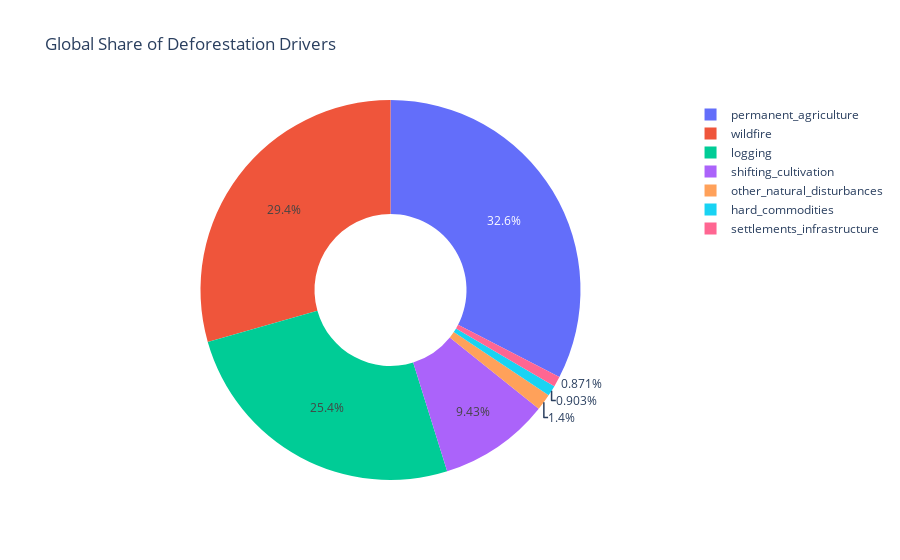
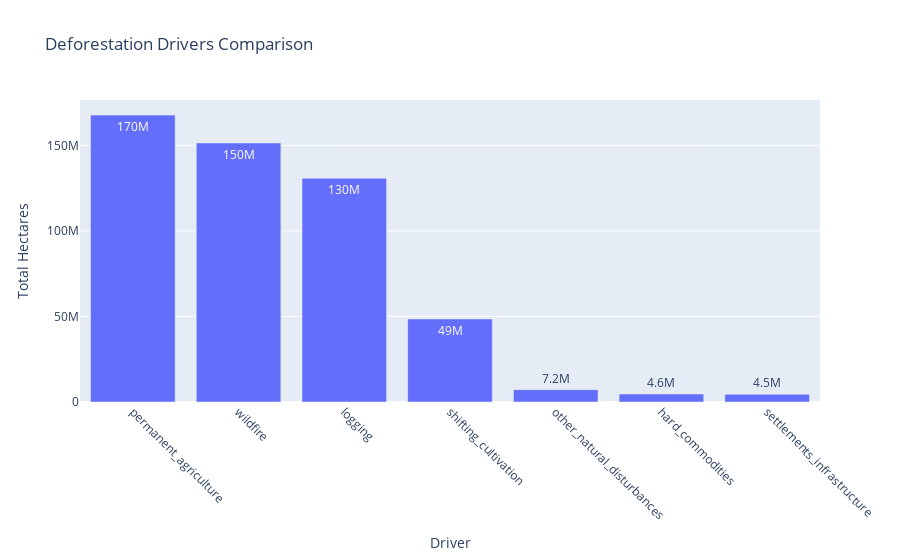

Notebook source saved alongside these figures, in order:
### Markdown cell above
### 4 Deforestation Drivers Analysis

### Code cell
driver_cols = [c for c in df.columns if c in
               ["hard_commodities", "logging", "permanent_agriculture",
                "shifting_cultivation", "settlements_infrastructure",
                "other_natural_disturbances", "wildfire"]]

if driver_cols:
    drivers_sum = df[driver_cols].sum().sort_values(ascending=False).reset_index()
    drivers_sum.columns = ["driver", "hectares"]

    
    fig = px.pie(drivers_sum, 
                 names="driver", 
                 values="hectares",
                 title="Global Share of Deforestation Drivers",
                 hole=0.4)
    fig.show()
    
    fig = px.bar(drivers_sum,
                 x="driver",
                 y="hectares",
                 title="Deforestation Drivers Comparison",
                 labels={"hectares": "Total Hectares", "driver": "Driver"},
                 text_auto='.2s')
    fig.update_xaxes(tickangle=45)
    fig.show()
else:
    print("⚠️ No driver columns found")

### Figure 1 — Plotly figure (JSON) as saved in the notebook; plotly's stock layout.template omitted (floating-point values rounded to 4 significant figures)
{"data": [{"domain": {"x": [0.0, 1.0], "y": [0.0, 1.0]}, "hole": 0.4, "hovertemplate": "driver=%{label}<br>hectares=%{value}<extra></extra>", "labels": ["permanent_agriculture", "wildfire", "logging", "shifting_cultivation", "other_natural_disturbances", "hard_commodities", "settlements_infrastructure"], "legendgroup": "", "name": "", "showlegend": true, "values": [167700000.0, 151400000.0, 130800000.0, 48540000.0, 7225000.0, 4650000.0, 4487000.0], "type": "pie"}], "layout": {"legend": {"tracegroupgap": 0}, "title": {"text": "Global Share of Deforestation Drivers"}}}

### Figure 2 — Plotly figure (JSON) as saved in the notebook; plotly's stock layout.template omitted (floating-point values rounded to 4 significant figures)
{"data": [{"hovertemplate": "Driver=%{x}<br>Total Hectares=%{y}<extra></extra>", "legendgroup": "", "marker": {"color": "#636efa", "pattern": {"shape": ""}}, "name": "", "orientation": "v", "showlegend": false, "textposition": "auto", "texttemplate": "%{y:.2s}", "x": ["permanent_agriculture", "wildfire", "logging", "shifting_cultivation", "other_natural_disturbances", "hard_commodities", "settlements_infrastructure"], "xaxis": "x", "y": [167700000.0, 151400000.0, 130800000.0, 48540000.0, 7225000.0, 4650000.0, 4487000.0], "yaxis": "y", "type": "bar"}], "layout": {"xaxis": {"anchor": "y", "domain": [0.0, 1.0], "title": {"text": "Driver"}, "tickangle": 45}, "yaxis": {"anchor": "x", "domain": [0.0, 1.0], "title": {"text": "Total Hectares"}}, "legend": {"tracegroupgap": 0}, "title": {"text": "Deforestation Drivers Comparison"}, "barmode": "relative"}}
